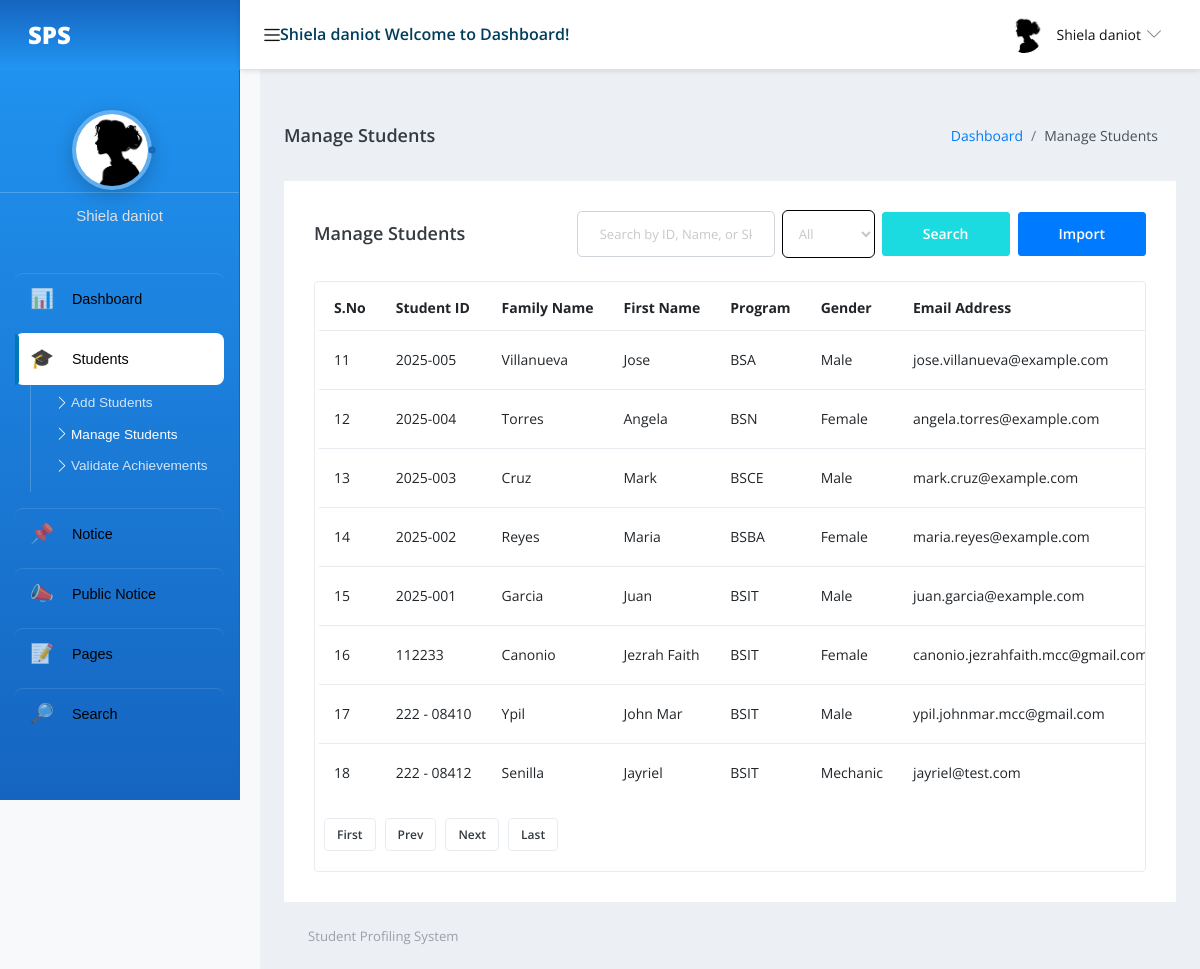
Page /staff/manage-students.php?page=2 (signed in) on the earlier database version.
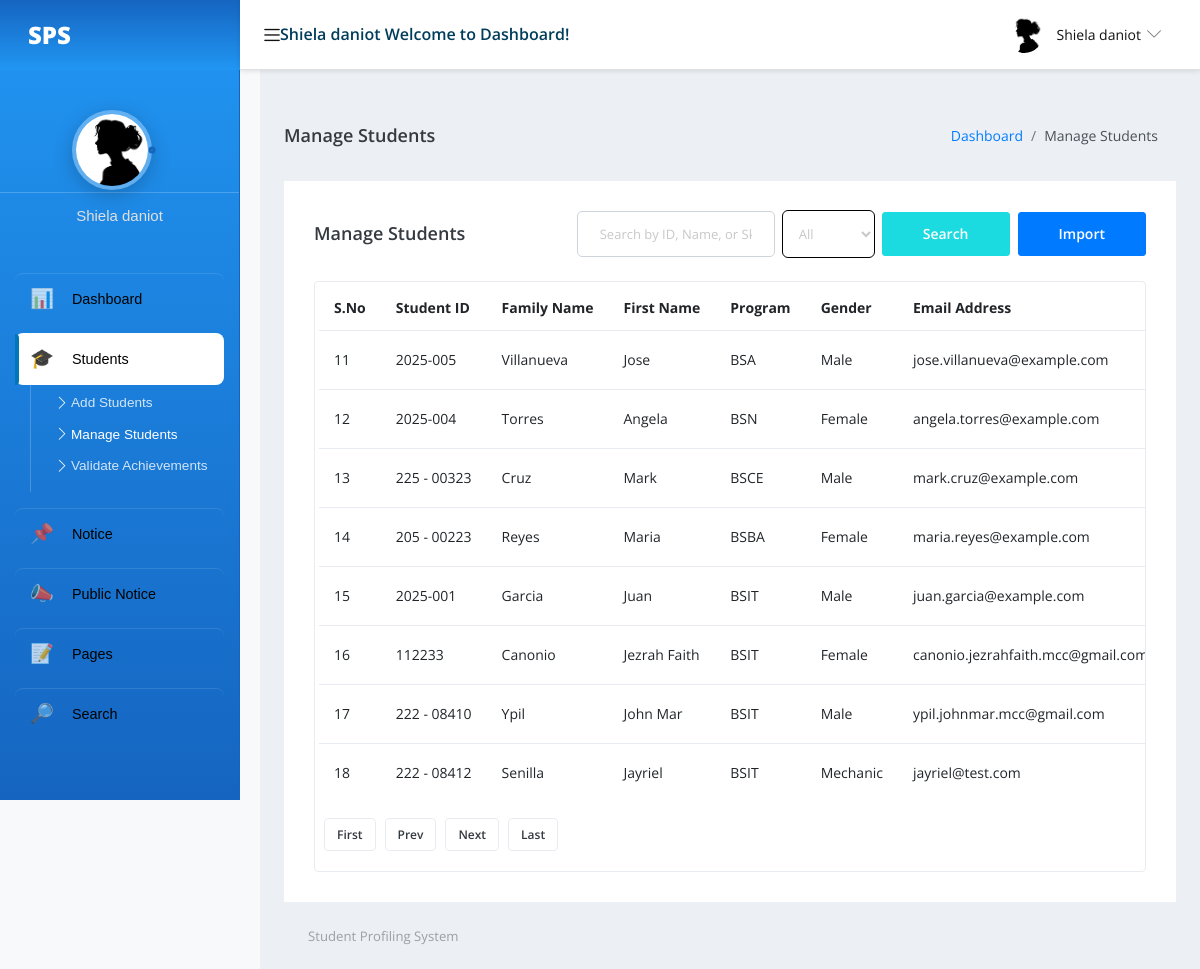
Same page on the later database version.
### tables this page shows
CREATE TABLE `tblstaff` (
  `ID` int(11) NOT NULL,
  `StaffName` varchar(100) NOT NULL,
  `UserName` varchar(50) NOT NULL,
  `Email` varchar(100) NOT NULL,
  `Image` varchar(255) DEFAULT NULL,
  `Password` varchar(255) NOT NULL,
  `StaffRegdate` datetime DEFAULT current_timestamp(),
  `Status` tinyint(1) NOT NULL DEFAULT 1
);

CREATE TABLE `tblstudent` (
  `ID` int(11) NOT NULL,
  `StuID` varchar(50) NOT NULL,
  `FamilyName` varchar(100) NOT NULL,
  `FirstName` varchar(100) NOT NULL,
  `MiddleName` varchar(100) DEFAULT NULL,
  `Program` varchar(100) NOT NULL,
  `Major` varchar(100) DEFAULT NULL,
  `LearnersReferenceNo` varchar(50) DEFAULT NULL,
  `DOB` date NOT NULL,
  `PlaceOfBirth` varchar(255) DEFAULT NULL,
  `Gender` varchar(10) NOT NULL,
  `CivilStatus` varchar(50) DEFAULT NULL,
  `Religion` varchar(100) DEFAULT NULL,
  `Height` varchar(10) DEFAULT NULL,
  `Weight` varchar(10) DEFAULT NULL,
  `Citizenship` varchar(50) DEFAULT NULL,
  `FathersName` varchar(100) DEFAULT NULL,
  `MothersMaidenName` varchar(100) DEFAULT NULL,
  `BuildingHouseNumber` varchar(255) DEFAULT NULL,
  `StreetName` varchar(255) DEFAULT NULL,
  `Barangay` varchar(255) DEFAULT NULL,
  `CityMunicipality` varchar(255) DEFAULT NULL,
  `Province` varchar(255) DEFAULT NULL,
  `PostalCode` varchar(20) DEFAULT NULL,
  `ContactNumber` varchar(15) DEFAULT NULL,
  `EmailAddress` varchar(100) DEFAULT NULL,
  `EmergencyContactPerson` varchar(100) DEFAULT NULL,
  `EmergencyRelationship` varchar(50) DEFAULT NULL,
  `EmergencyContactNumber` varchar(15) DEFAULT NULL,
  `EmergencyAddress` text DEFAULT NULL,
  `Category` set('New Freshman','Continuing/Returnee','Shiftee','Second Degree','Regular','Irregular') NOT NULL,
  `YearLevel` enum('1','2','3','4') DEFAULT NULL,
  `Password` varchar(255) NOT NULL,
  `Image` varchar(255) DEFAULT NULL,
  `Academic` longtext DEFAULT NULL,
  `NonAcademic` longtext DEFAULT NULL,
  `Status` tinyint(1) NOT NULL DEFAULT 1
);

### staff/manage-students.php (the view, shortened to what the rows shown need)
<?php
include('includes/dbconnection.php');
if (strlen($_SESSION['sturecmsstaffid']) == 0) {
    header('location:logout.php');
} else {
    $limit = 10;
    $page = isset($_GET['page']) ? max(1, intval($_GET['page'])) : 1;
    $offset = ($page - 1) * $limit;
    $isSkillSearch = false;
    $skill_id = 0;
    ?>
    <!DOCTYPE html>
    <html lang="en">
    <head>
        <link rel="stylesheet" href="vendors/simple-line-icons/css/simple-line-icons.css">
        <link rel="stylesheet" href="vendors/flag-icon-css/css/flag-icon.min.css">
        <link rel="stylesheet" href="vendors/css/vendor.bundle.base.css">
        <link rel="stylesheet" href="./css/style.css">
        <link rel="stylesheet" href="./css/style(v2).css">
        <link rel="stylesheet" href="https://cdnjs.cloudflare.com/ajax/libs/toastr.js/latest/toastr.min.css">
    </head>
    <body>
        <div class="container-scroller">
            <?php include_once('includes/header.php'); ?>
            <div class="container-fluid page-body-wrapper">
                <?php include_once('includes/sidebar.php'); ?>
                <div class="main-panel">
                    <div class="content-wrapper">
                        <div class="row">
                            <div class="col-md-12 grid-margin stretch-card">
                                <div class="card">
                                    <div class="card-body">
                                        <div class="table-responsive border rounded p-1 card-view">
                                            <table class="table">
                                                <thead>
                                                    <tr>
                                                        <th class="font-weight-bold">S.No</th>
                                                        <th class="font-weight-bold">Student ID</th>
                                                        <th class="font-weight-bold">Family Name</th>
                                                        <th class="font-weight-bold">First Name</th>
                                                        <th class="font-weight-bold">Program</th>
                                                        <th class="font-weight-bold">Gender</th>
                                                        <th class="font-weight-bold">Email Address</th>
                                                    </tr>
                                                </thead>
                                                <tbody>
                                                    <?php
                                                    $sql = "SELECT ID AS sid, StuID, FamilyName, FirstName, Program, Gender, ContactNumber, EmailAddress, Status FROM tblstudent WHERE 1=1";
                                                    $params = [];
                                                    if ($isSkillSearch) {
                                                        $countSql = "SELECT COUNT(DISTINCT t.ID) FROM tblstudent t JOIN student_achievements sa ON sa.StuID = t.StuID AND sa.status='approved' JOIN student_achievement_skills ssk ON ssk.achievement_id = sa.id WHERE ssk.skill_id = :skill_id";
                                                        $countStmt = $dbh->prepare($countSql);
                                                        $countStmt->bindValue(':skill_id', $skill_id, PDO::PARAM_INT);
                                                        $countStmt->execute();
                                                        $totalRows = $countStmt->fetchColumn();
                                                        $sql = "SELECT t.ID as sid, t.StuID, t.FamilyName, t.FirstName, t.Program, t.Gender, t.EmailAddress, t.Status, IFNULL(SUM(sa.points),0) as totalPoints FROM tblstudent t JOIN student_achievements sa ON sa.StuID = t.StuID AND sa.status='approved' JOIN student_achievement_skills ssk ON ssk.achievement_id = sa.id WHERE ssk.skill_id = :skill_id GROUP BY t.ID ORDER BY totalPoints DESC, t.ID DESC LIMIT :limit OFFSET :offset";
                                                        $params[':skill_id'] = $skill_id;
                                                    } else {
                                                        $where = " WHERE 1=1";
                                                        $sql = "SELECT ID AS sid, StuID, FamilyName, FirstName, Program, Gender, EmailAddress, Status FROM tblstudent" . $where . " ORDER BY ID DESC LIMIT :limit OFFSET :offset";
                                                    }
                                                    $query = $dbh->prepare($sql);
                                                    $query->bindValue(':limit', (int) $limit, PDO::PARAM_INT);
                                                    $query->bindValue(':offset', (int) $offset, PDO::PARAM_INT);
                                                    $query->execute();
                                                    $results = $query->fetchAll(PDO::FETCH_OBJ);
                                                    $cnt = 1 + $offset;
                                                    if ($query->rowCount() > 0) {
                                                        foreach ($results as $row) { ?>
                                                            <tr>
                                                                <td data-label="S.No"><?php echo htmlentities($cnt); ?></td>
                                                                <td data-label="Student ID"><?php echo htmlentities($row->StuID); ?></td>
                                                                <td data-label="Family Name"><?php echo htmlentities($row->FamilyName); ?></td>
                                                                <td data-label="First Name"><?php echo htmlentities($row->FirstName); ?></td>
                                                                <td data-label="Program"><?php
                                                                  $program_full = htmlentities($row->Program);
                                                                  if (preg_match('/\((\w+)\)/', $program_full, $matches)) {
                                                                    echo $matches[1];
                                                                  } else {
                                                                    echo $program_full;
                                                                  }
                                                                  ?></td>
                                                                <td data-label="Gender"><?php echo htmlentities($row->Gender); ?></td>
                                                                <td data-label="Email"><?php echo htmlentities($row->EmailAddress); ?></td>
                                                            </tr>
                                                            <?php $cnt++;
                                                        }
                                                    } else { ?>
                                                        <tr><td colspan="<?php echo $isSkillSearch ? '10' : '9'; ?>" style="text-align: center; color: red;">No Record Found</td></tr>
                                                    <?php } ?>
                                                </tbody>
                                            </table>
                                        </div>
                                    </div>
                                </div>
                            </div>
                        </div>
                    </div>
                </div>
            </div>
        </div>
    </body>
    </html>
<?php } ?>

### staff/includes/header.php (shortened to what the rows shown need)
<nav class="navbar default-layout-navbar col-lg-12 col-12 p-0 fixed-top d-flex flex-row">
  <?php
  $sid = $_SESSION['sturecmsstaffid'];
  $sql = "SELECT * FROM tblstaff WHERE ID=:sid";
  $query = $dbh->prepare($sql);
  $query->bindParam(':sid', $sid, PDO::PARAM_STR);
  $query->execute();
  $results = $query->fetchAll(PDO::FETCH_OBJ);
  if ($query->rowCount() > 0) {
    foreach ($results as $row) {
      $profileImg = !empty($row->Image) ? "../admin/images/" . $row->Image : "images/faces/face8.jpg";
      ?>
      <div class="navbar-menu-wrapper d-flex align-items-center flex-grow-1        <button class="navbar-toggler navbar-toggler-right d-lg-none align-self-center" type="button"
          data-toggle="offcanvas">
          <span class="icon-menu"></span>
        <h5 class="mb-0 font-weight-medium d-none d-lg-flex"><?php echo htmlentities($row->StaffName); ?> Welcome to Dashboard!
        </h5>
        <ul class="navbar-nav navbar-nav-right ml-auto">
          <li class="nav-item dropdown user-dropdown">
            <a class="nav-link dropdown-toggle" id="UserDropdown" href="#" data-toggle="dropdown" aria-expanded="false">
              <img class="img-xs rounded-circle ml-2" src="<?php echo $profileImg; ?>" alt="Profile image"> <span
                class="font-weight-normal"> <?php echo htmlentities($row->StaffName); ?> </span></a>
          </li>
        </ul>
      </div>
    <?php }
  } ?>
</nav>

### staff/includes/sidebar.php (shortened to what the rows shown need)
<nav class="sidebar sidebar-offcanvas" id="sidebar">
  <ul class="nav">
    <br><br><br><br><br>
    <li class="nav-item nav-profile">
      <?php
      $sid = $_SESSION['sturecmsstaffid'];
      $sql = "SELECT * from tblstaff where ID=:sid";
      $query = $dbh->prepare($sql);
      $query->bindParam(':sid', $sid, PDO::PARAM_STR);
      $query->execute();
      $results = $query->fetchAll(PDO::FETCH_OBJ);
      if ($query->rowCount() > 0) {
        foreach ($results as $row) {
          $profileImg = !empty($row->Image) ? "../admin/images/" . htmlentities($row->Image) : "images/faces/face8.jpg";
          ?>
          <a href="profile.php" class="nav-link">
            <div class="profile-image">
              <img class="img-xs rounded-circle" src="<?php echo $profileImg; ?>" alt="profile image">
              <div class="dot-indicator bg-success"></div>
            </div>
            <div class="text-wrapper">
              <p class="profile-name"><?php echo htmlentities($row->StaffName); ?></p>
            </div>
          </a>
        <?php }
      } ?>
    </li>
    <br><br><br><br><br>
  </ul>
</nav>

Differences in the rows shown:
changed tblstudent "Cruz": StuID "2025-003" → "225 - 00323"
changed tblstudent "Reyes": StuID "2025-002" → "205 - 00223"
